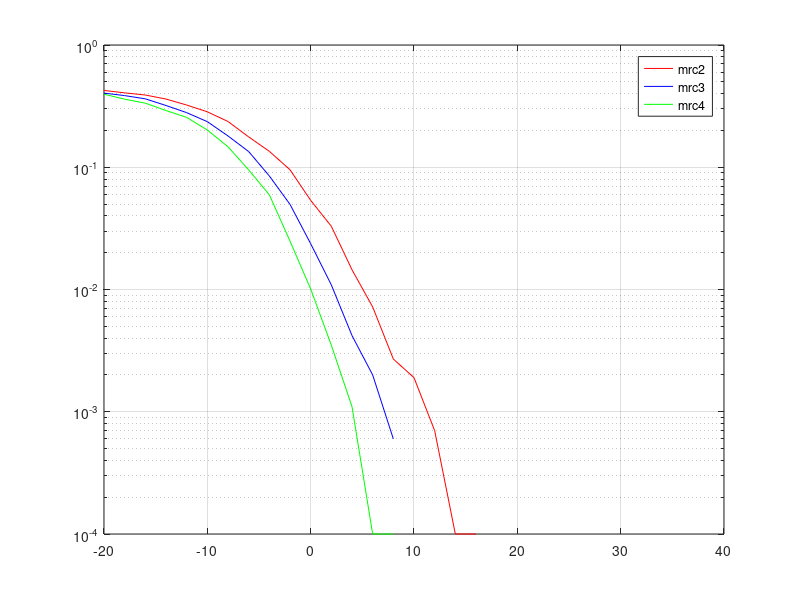

Reproduce this figure in MATLAB.
N=10000; 
snr =-20:2:40;
data=randn(1,N)>=0; 
info = 2*data-1;
M=2; 
Rm=log2(M); 
Rc=1; 
BER2 = zeros(1,length(snr)); 
index2=1;

BER3 = zeros(1,length(snr)); 
index3=1;
index4=1;
BER4=zeros(1,length(snr));

for k2=snr

EbN0 = 10.^(k2/10); 
noiseSigma = sqrt(1./(2*EbN0)); 
n1 = noiseSigma*randn(1,length(info));
n2 = noiseSigma*randn(1,length(info));
h1 = sqrt(0.5)*abs(randn(1,N) + j*randn(1,N)); %rayleigh amplitude 1
h2 = sqrt(0.5)*abs(randn(1,N) + j*randn(1,N)); %rayleigh amplitude 1
rayleigh=[h1 ; h2];
noise=[n1; n2];
coeff=1/(norm(rayleigh));
weights=coeff*[rayleigh];
y_1 = info.*(h1)+(n1);
y_2=info.*(h2)+n2;
y=[y_1;y_2];
y_maximal=sum(y.*((weights)));
estimated_bits=[y_maximal>=0];
error=[sum(xor(data,estimated_bits))/(length(data))];

%xor(data,estimated_bits(1,:))

%received = info + noise;
%estimatedBits=(y_maximal[1]>=0;y_maximal[2]>=0)


BER2(index2) =0.5*(error+error) ;
index2=index2+1;
end

for k3=snr

EbN0 = 10.^(k3/10); 
noiseSigma = sqrt(1./(2*EbN0)); 
n1 = noiseSigma*randn(1,length(info));
n2 = noiseSigma*randn(1,length(info));
n3 = noiseSigma*randn(1,length(info));
h1 = sqrt(0.5)*abs(randn(1,N) + j*randn(1,N)); %rayleigh amplitude 1
h2 = sqrt(0.5)*abs(randn(1,N) + j*randn(1,N)); %rayleigh amplitude 1
h3 = sqrt(0.5)*abs(randn(1,N) + j*randn(1,N));
rayleigh=[h1 ; h2;h3];
noise=[n1; n2;n3];
coeff=1/(norm(rayleigh));
weights=coeff*[rayleigh];
y_1 = info.*(h1)+(n1);
y_2=info.*(h2)+n2;
y_3=info.*(h3)+n3;
y=[y_1;y_2;y_3];
y_maximal=sum(y.*((weights)));
estimated_bits=[y_maximal>=0];
error=[sum(xor(data,estimated_bits(1,:)))/(length(data))];
%xor(data,estimated_bits(1,:))

%received = info + noise;
%estimatedBits=(y_maximal[1]>=0;y_maximal[2]>=0)


BER3(index3) =(error) ;
index3=index3+1;
end
for k3=snr
EbN0 = 10.^(k3/10); 
noiseSigma = sqrt(1./(2*EbN0)); 
n1 = noiseSigma*randn(1,length(info));
n2 = noiseSigma*randn(1,length(info));
n3 = noiseSigma*randn(1,length(info));
n4 = noiseSigma*randn(1,length(info));
h1 = sqrt(0.5)*abs(randn(1,N) + j*randn(1,N)); 
h2 = sqrt(0.5)*abs(randn(1,N) + j*randn(1,N)); 
h3 = sqrt(0.5)*abs(randn(1,N) + j*randn(1,N));
h4 = sqrt(0.5)*abs(randn(1,N) + j*randn(1,N));
rayleigh3=[h1 ; h2;h3;h4];
noise=[n1; n2;n3;n4];
coeff=1/(norm(rayleigh3));
weights=coeff*[rayleigh3];
y_1 = info.*(h1)+(n1);
y_2=info.*(h2)+n2;
y_3=info.*(h3)+n3;
y_4=info.*(h4)+n4;
y=[y_1;y_2;y_3;y_4];
y_maximal=sum(y.*((weights)));
estimated_bits=[y_maximal>=0];
error=[sum(xor(data,estimated_bits))/(length(data))];

%xor(data,estimated_bits(1,:))

%received = info + noise;
%estimatedBits=(y_maximal[1]>=0;y_maximal[2]>=0)


BER4(index4) =error ;
index4=index4+1;
end

semilogy(snr,(BER2),'r-');
xlim([-20 40])
hold on
semilogy(snr,(BER3),'b-');
xlim([-20 40])
hold on
semilogy(snr,(BER4),'g-');
legend('mrc2','mrc3','mrc4')

grid on